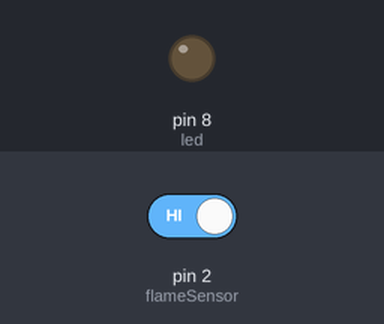
Recording of a sketch running on a simulated Arduino Uno, built with avr-gcc and run on an emulated ATmega328P. Shown: output pins drawn as LEDs (lit = HIGH). Dashed ring = blinking. Inputs (shaded band) come from the test bench; at power-on: pin 2 (flameSensor) HIGH.

Above: at 1.2 s.
1.3 s: pin 2 (flameSensor) driven LOW
At 1.4 s:
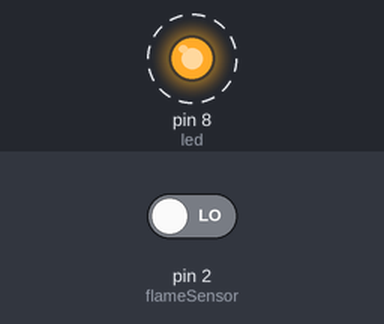
4.3 s: pin 2 (flameSensor) driven HIGH
At 5.4 s:
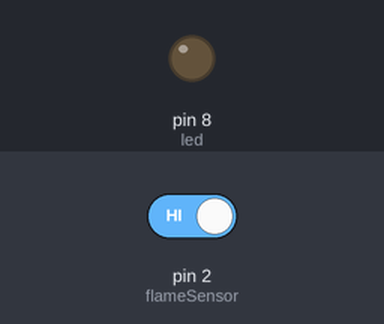
Timing chart, 0 to 7.3 s (numbered marks = the images above; inputs shaded):
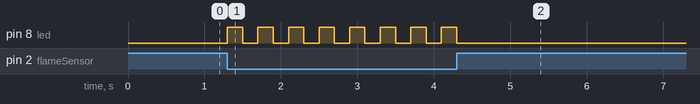

The sketch:

flameSensor.ino
```cpp
int flameSensor=2;
int led=8;
void setup() {
  // put your setup code here, to run once:
pinMode(flameSensor,INPUT);
pinMode(led,OUTPUT);
}

void loop() {
  // put your main code here, to run repeatedly:
int val;
val=digitalRead(flameSensor);
if(val==LOW){ // glow led when flame present
  digitalWrite(led,HIGH);
  delay(200);
digitalWrite(led,LOW);
delay(200);
}
else{
  digitalWrite(led,LOW);
}
}
```

Measured:
- after the input at 1.3 s, pin 8 (led): alternates HIGH for 0.20 s and LOW for 0.20 s, starting at once
- after the input at 4.3 s, pin 8 (led): goes on until 4.3 s, then stays LOW
